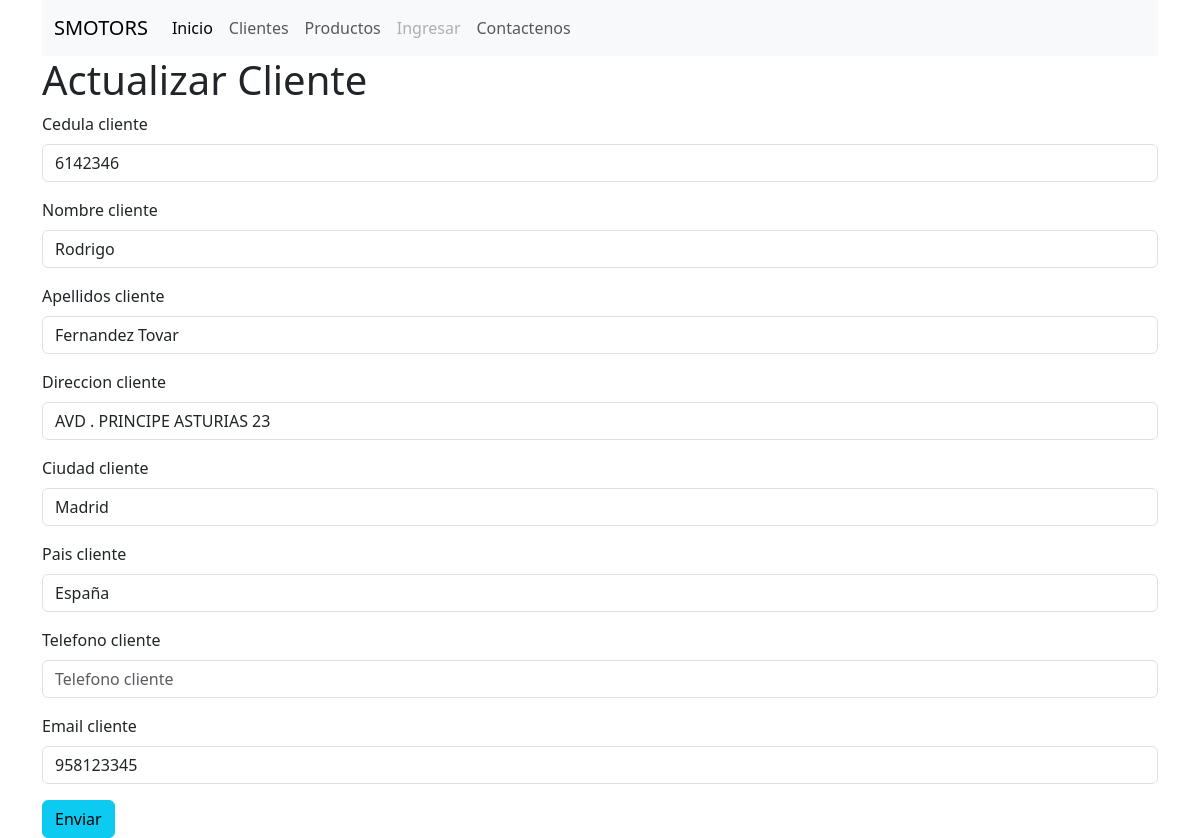
/editarCliente/1, run on an earlier commit of the app's database.
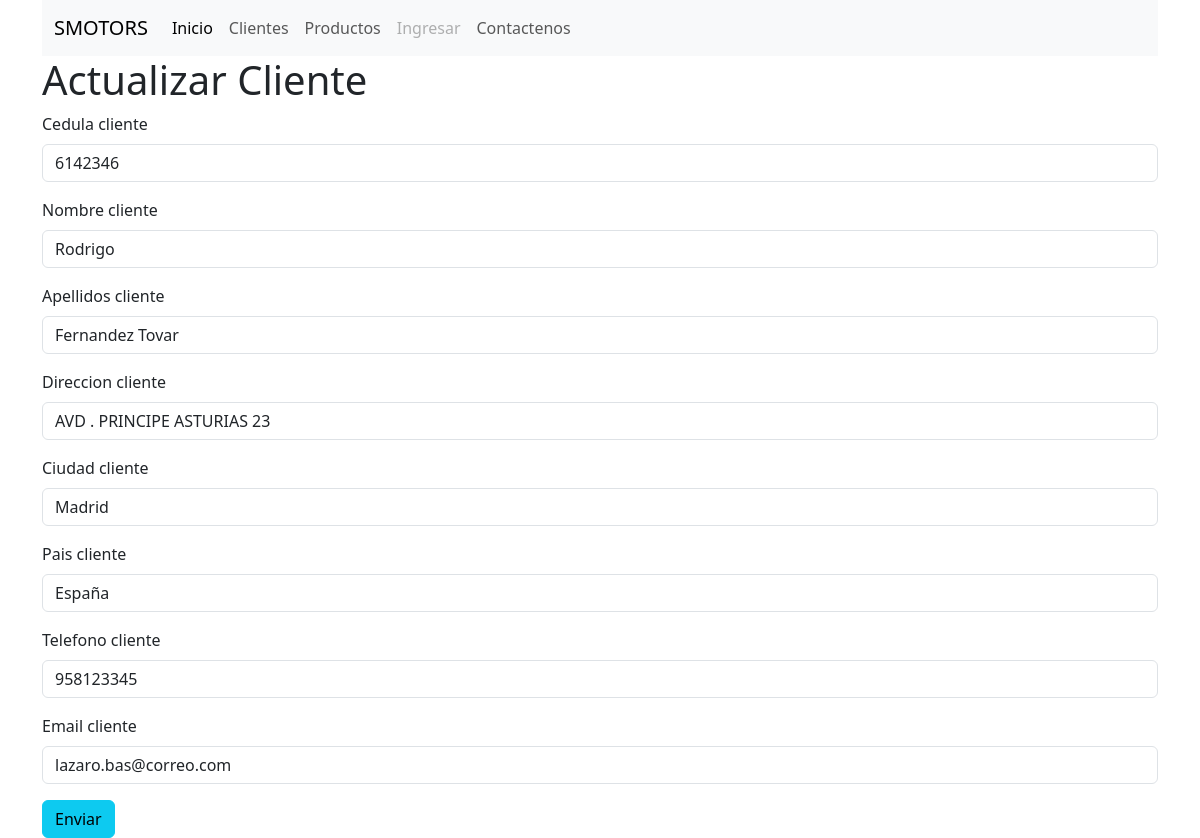
And on a later commit of the database.
### clientes/models.py (models this page shows, shortened)
class Clientes(models.Model):
    id_cliente = models.AutoField(primary_key=True)
    cedula_cliente = models.IntegerField()
    nombre_cliente = models.CharField(max_length=50)
    apellidos_cliente = models.CharField(max_length=50)
    direccion_cliente = models.CharField(max_length=100)
    ciudad_cliente = models.CharField(max_length=50)
    pais_cliente = models.CharField(max_length=50)
    telefono_cliente = models.IntegerField()
    email_cliente = models.CharField(max_length=50)

### clientes/views.py (the view)
# urls.py: path('editarCliente/<int:id>', views.editarCliente, name='editarCliente'),
def editarCliente(request, id) :
        cliente = Clientes.objects.get(id_cliente = id)   #revisar como se llama en el import
        if request.method == 'POST':  #cuando boton guardar
                form = ClienteForm(request.POST, instance=cliente)
                if form.is_valid():
                        form.save() # salva
                        return redirect('clientes')  # redirige a la pagina clientes
        form = ClienteForm( instance=cliente)# se le pasa un forms vacio, pero luego se le dice toma los datos
        contexto = {
                'form' : form,
                'tituloh1' : 'Actualizar Cliente'
        }
        return render(request, 'crearCliente.html', contexto)

### clientes/formsCliente.py
class ClienteForm(forms.ModelForm) :
    class Meta:
        model = Clientes
        fields = '__all__'  ##usa todos los campos en el forms

### clientes/templates/crearCliente.html (shortened to what this page needs)
{% extends 'base.html' %}
{% load bootstrap5 %}
{% block contenido %}
    <h1>{{tituloh1}}</h1>
    <form action=""    method="post" class="form">
        {% bootstrap_form form %}
    <button type="submit-disable" class="btn btn-info">Enviar</button>
    </form>
{% endblock %}

What changed in the data, as far as the page shows it:
changed Clientes "Rodrigo": telefono_cliente (not shown) → "958123345"; email_cliente "958123345" → "lazaro.bas@correo.com"
